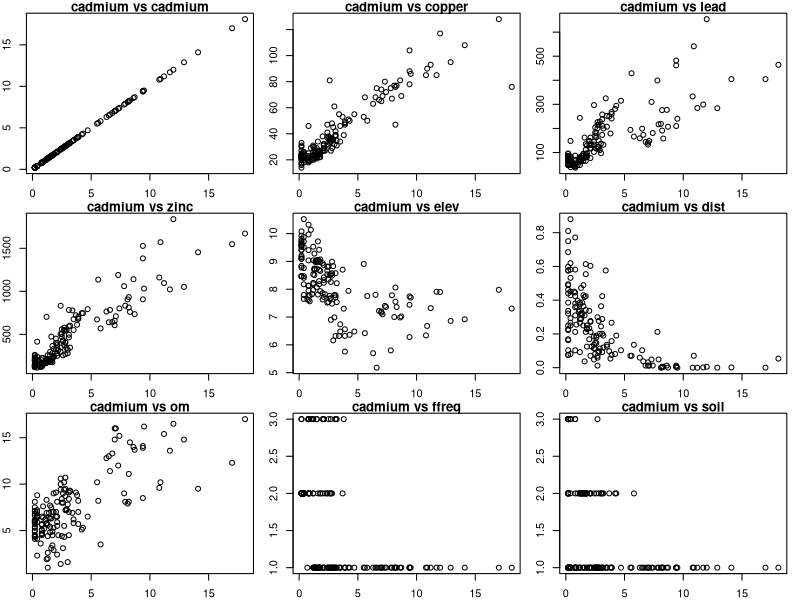
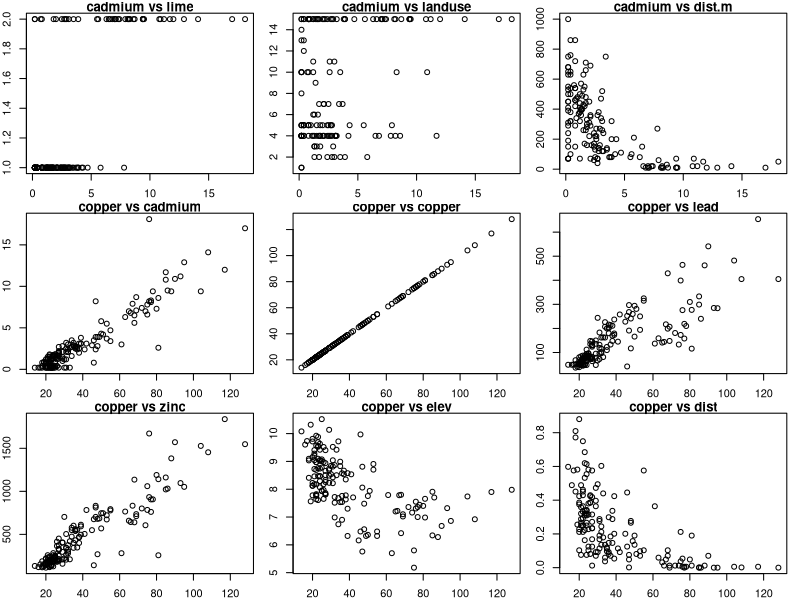
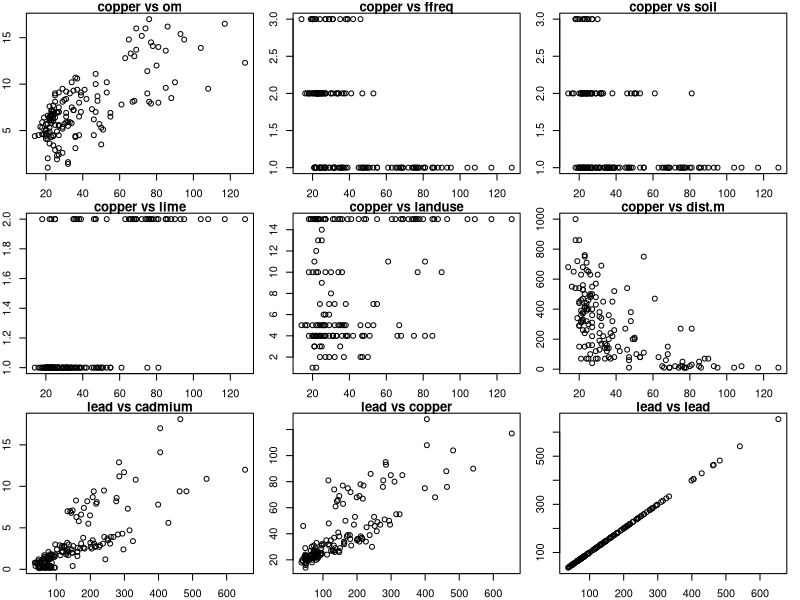
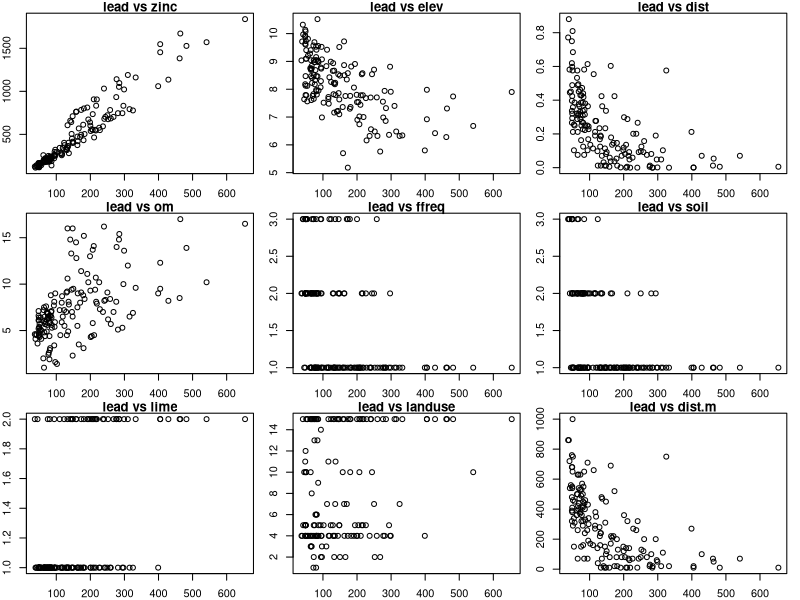
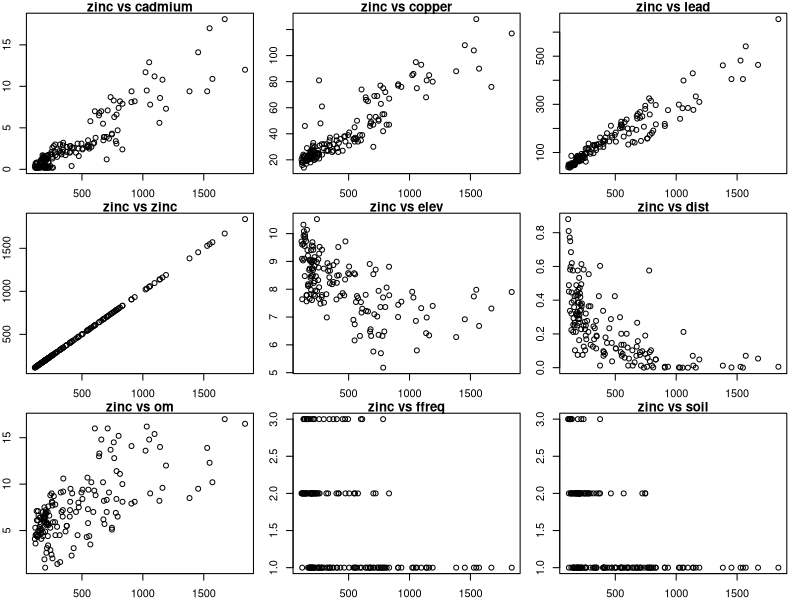
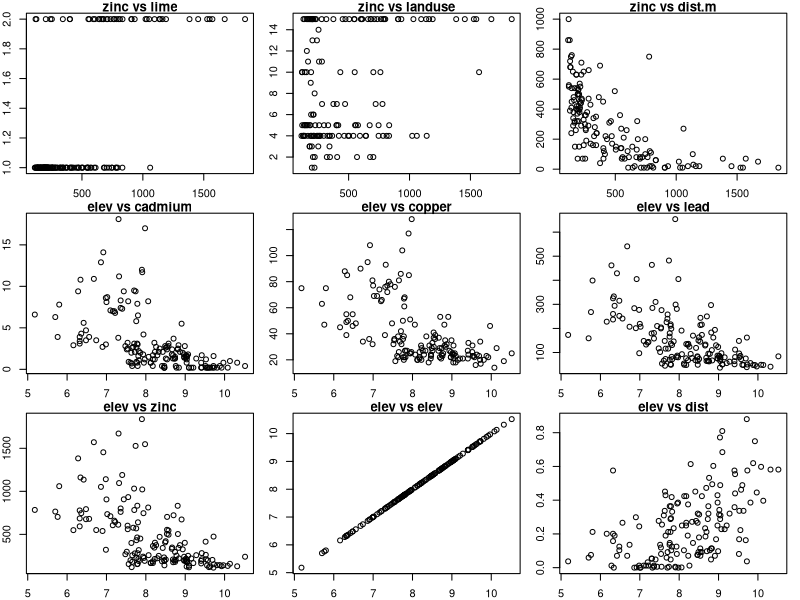
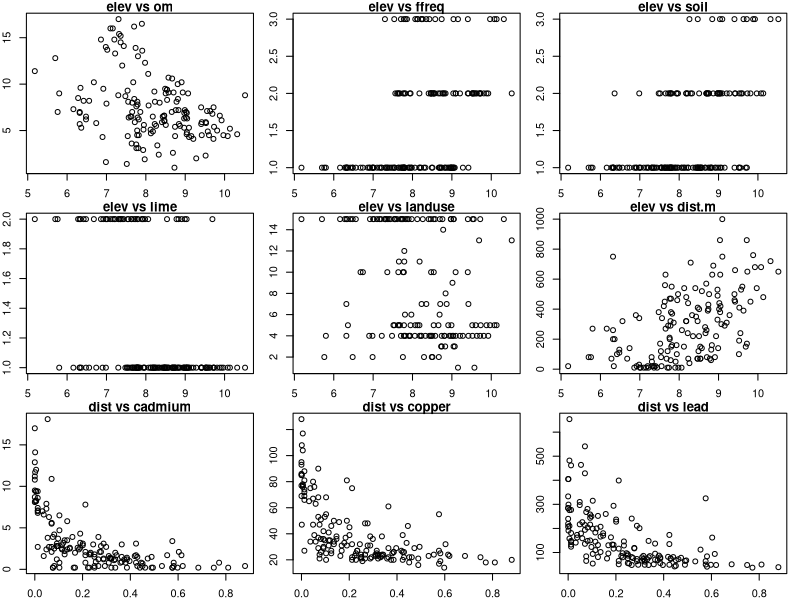
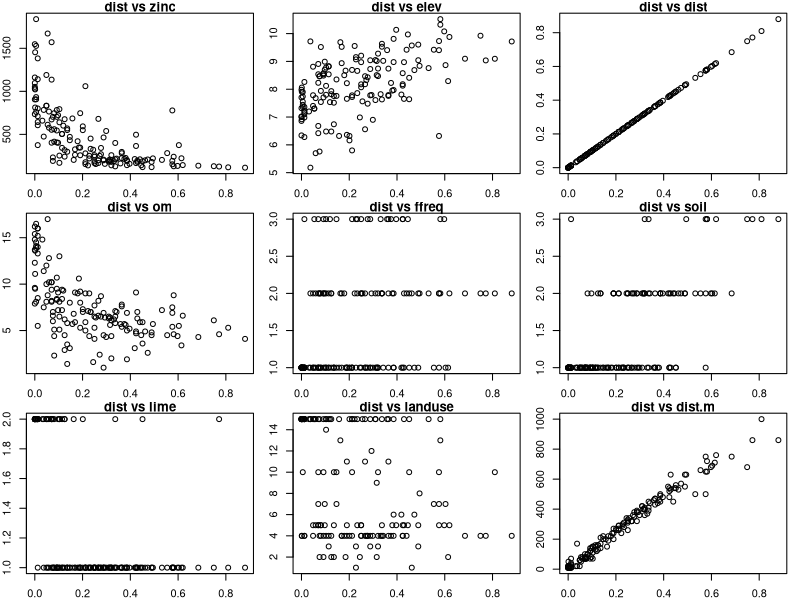

Generate these figures, in order, with R:
# Load necessary libraries
library(sp)
library(ggplot2)

# Load the 'meuse' dataset
data(meuse)

# View the structure of the dataset
str(meuse)

# Summary statistics of numeric variables
summary(meuse)

# Check for missing values
sum(is.na(meuse))


# Set up the plot layout
par(mfrow = c(3, 3), mar = c(2, 2, 1, 1))

# Create scatterplot matrix for numeric variables
for (i in 3:ncol(meuse)) {
  for (j in 3:ncol(meuse)) {
    plot(meuse[, c(i, j)], main = paste(colnames(meuse)[i], "vs", colnames(meuse)[j]))
  }
}

# Reset the plot layout
par(mfrow = c(1, 1))

# Scatterplot of zinc concentration vs. dist
ggplot(data = meuse, aes(x = dist, y = zinc)) +
  geom_point() +
  labs(x = "Distance to River (m)", y = "Zinc Concentration (ppm)") +
  ggtitle("Scatterplot of Zinc Concentration vs. Distance to River")

# Spatial plot of zinc concentration
sp::coordinates(meuse) <- c("x", "y")  # Set coordinates
sp::proj4string(meuse) <- CRS("+init=epsg:28992")  # Define CRS

# Plotting zinc concentrations
sp::spplot(meuse, "zinc", main = "Zinc Concentrations in the Meuse Dataset")
